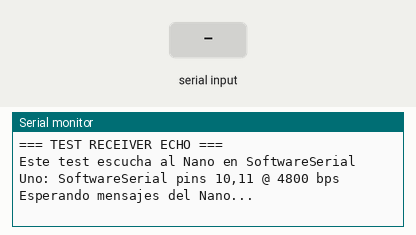
The sketch below on a simulated Arduino Uno, built with avr-gcc and run on an emulated ATmega328P. Parts: the last lines printed to the serial monitor. The test bench sets the inputs (shaded band).

Above: at 3.2 s.
3.3 s: "1\n" received over the second serial link
At 3.8 s:
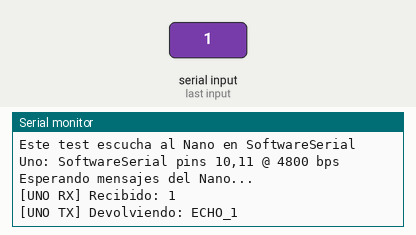
4.8 s: "0\n" received over the second serial link
At 6.0 s:
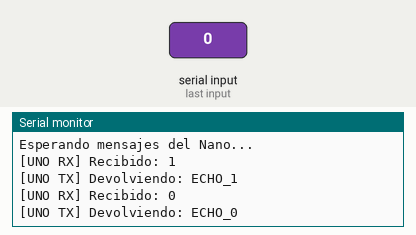
6.3 s: "2\n" received over the second serial link
At 7.2 s:
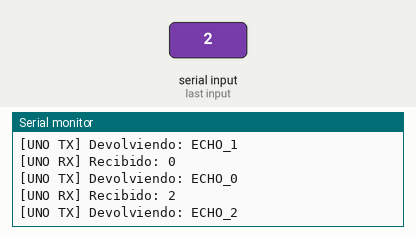

Measured:
- after the input at 3.3 s, the serial monitor: prints a new line at once (image 1)
- after the input at 4.8 s, the serial monitor: prints a new line at once (image 2)
- after the input at 6.3 s, the serial monitor: prints a new line at once (image 3)

The sketch:

TEST_RECEIVER_ECHO.ino
```cpp
// TEST_RECEIVER_ECHO.ino
// Compila esto en Arduino Uno para diagnosticar comunicación con Arduino Nano

#include <SoftwareSerial.h>

// Configurar SoftwareSerial en pines 10 (RX) y 11 (TX)
// INVERTIDO respecto a Nano: Nano TX(10) -> Uno RX(11), Nano RX(11) -> Uno TX(10)
SoftwareSerial softSerial(11, 10);  // RX, TX

void setup() {
  Serial.begin(115200);  // Serial Monitor en 115200
  delay(1000);

  Serial.println("\n=== TEST RECEIVER ECHO ===");
  Serial.println("Este test escucha al Nano en SoftwareSerial");
  Serial.println("Uno: SoftwareSerial pins 10,11 @ 4800 bps");

  // Inicializar SoftwareSerial a 4800 bps (igual que el Nano)
  softSerial.begin(4800);
  delay(1000);

  Serial.println("\nEsperando mensajes del Nano...");
}

void loop() {
  // Ver si recibimos algo del Nano
  if (softSerial.available()) {
    String msg = softSerial.readStringUntil('\n');
    Serial.print("[UNO RX] Recibido: ");
    Serial.println(msg);

    // Echo de vuelta
    Serial.print("[UNO TX] Devolviendo: ECHO_");
    Serial.println(msg);
    softSerial.print("ECHO_");
    softSerial.println(msg);
    softSerial.flush();
  }

  // Debug cada 10 segundos
  static unsigned long lastDebug = 0;
  if (millis() - lastDebug > 10000) {
    lastDebug = millis();
    Serial.println("[DEBUG] Sigo aqui, esperando mensajes...");
  }
}
```
